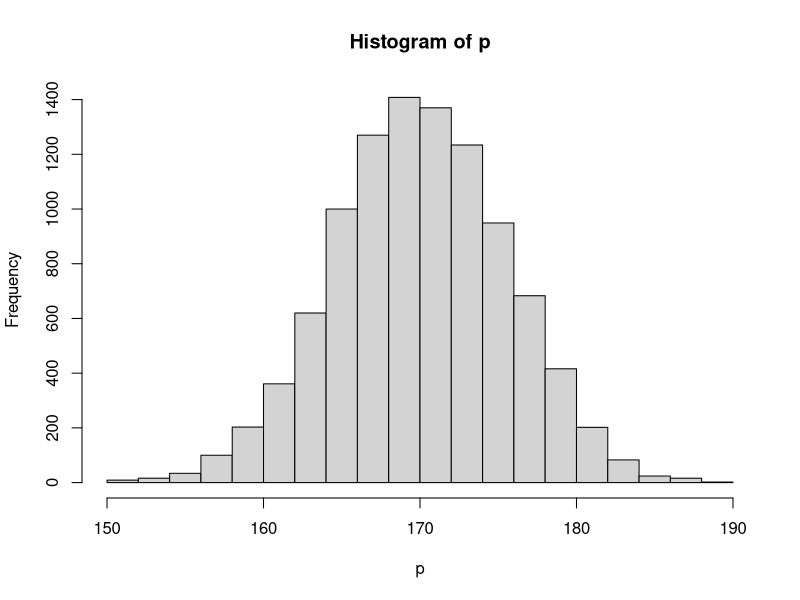
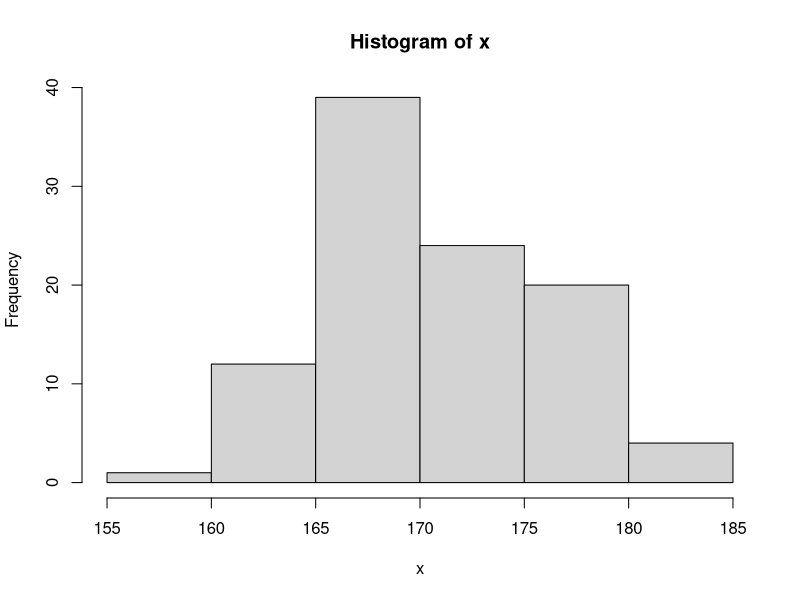
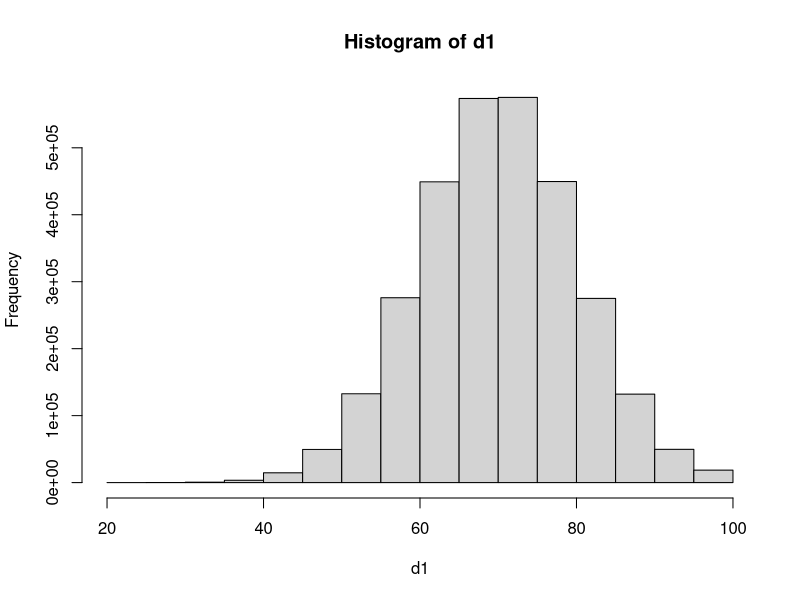
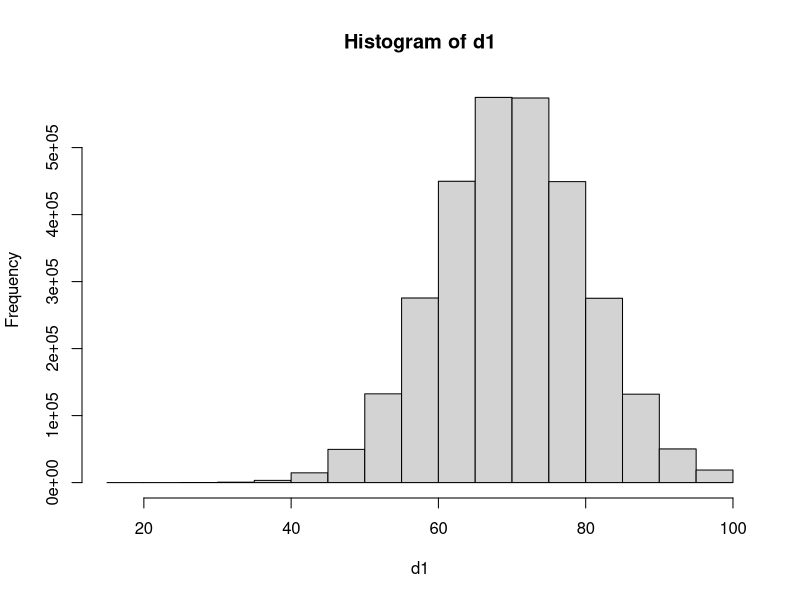

Source code (R) for these figures, in order:
## ---- chunk 1
n <- 10000
m <- 170
s <- 5.5

# 乱数発生させる : 1万人の男性の身長
p <- rnorm(n, mean = m, sd = s)
head(p, 50)
## ---- chunk 2
hist(p)
## ---- chunk 3
x <- sample(p, 100)
x
hist(x)
mean(x)
sd(x)
## ---- chunk 4
n1 <- 3000000
m1 <- 70
s1 <- 10

d1 <- rnorm(n1, mean = m1, sd = s1)
d1 = ifelse(d1 >= 100, 100, d1)
head(d1, 50)
## ---- chunk 5
hist(d1)
x1 <- sample(d1, 3)
x1
## ---- chunk 6
mean(x1)
## ---- chunk 7
sd(x1)
## ---- chunk 8
var(x1)
## ---- chunk 9
sum((x1-mean(x1))**2)/3
## ---- chunk 10
n1 <- 3000000
m1 <- 70
s1 <- 10

d1 <- rnorm(n1, mean = m1, sd = s1)
d1 = ifelse(d1 >= 100, 100, d1)
head(d1, 50)
hist(d1)
## ---- chunk 11
sp <- sample(d1, 1)
sp

r1 <- sp - 1.96*s1
r2 <- sp + 1.96*s1
c(r1, r2)
## ---- chunk 12
nn1 <- 1
nn2 <- 15

sp1 <- sample(d1, nn1)
sp1
sp2 <- sample(d1, nn2)
sp2
## ---- chunk 13
sp2m = mean(sp2)
sp2m
## ---- chunk 14
rl1 <- sp1 - 1.96*(s1/sqrt(nn1))
ru1 <- sp1 + 1.96*(s1/sqrt(nn1))
c(rl1, ru1, ru1 - rl1)
## ---- chunk 15
rl2 <- sp2m - 1.96*(s1/sqrt(nn2))
ru2 <- sp2m + 1.96*(s1/sqrt(nn2))
c(rl2, ru2, ru2 - rl2)
## ---- chunk 16
n3 <- 400
x3 <- rnorm(n3, mean = 70, sd = 10)
## ---- chunk 17
x3m <- mean(x3)
x3m
## ---- chunk 18
x3sd = sd(x3)
## ---- chunk 19
rlx3 <- x3m - 1.96*(x3sd/sqrt(n3))
rux3 <- x3m + 1.96*(x3sd/sqrt(n3))
c(rlx3, rux3)
